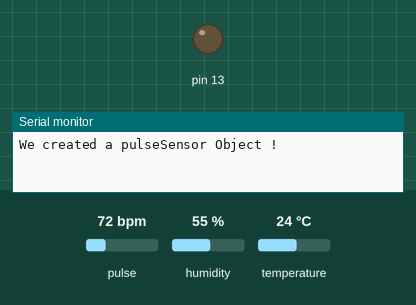
This sketch was run on a simulated Arduino Uno, built with avr-gcc and run on an emulated ATmega328P. Parts: output pins drawn as LEDs (lit = HIGH), the last lines printed to the serial monitor. The inputs (shaded band) are chosen by the test bench; at power-on: pulse 72 bpm, humidity 55 %, temperature 24 °C.

Above: at 0.3 s.
At 0.9 s:
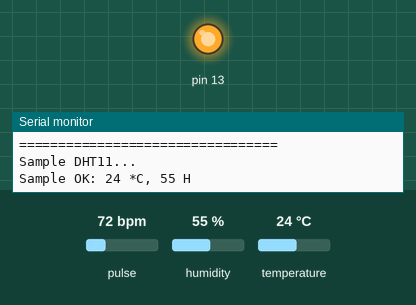
Timing chart, 0 to 2.4 s (numbered marks = the images above):
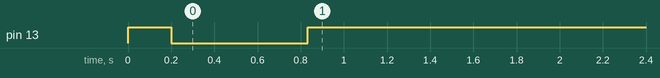

Measured:
- by itself, pin 13: LOW → HIGH at 0.00 s, → LOW 0.20 s later, → HIGH 0.63 s later

The sketch:

Code.ino
```cpp
#define USE_ARDUINO_INTERRUPTS true
#include <PulseSensorPlayground.h>
#include <SimpleDHT.h>
int a[20], i = 0;
int j, sum = 0;
const int PulseWire = 0;
const int LED13 = 13;
int Threshold = 250;
int pinDHT11 = 2;
SimpleDHT11 dht11(pinDHT11);
PulseSensorPlayground pulseSensor;
void setup() {

  Serial.begin(9600);
  pulseSensor.analogInput(PulseWire);
  pulseSensor.blinkOnPulse(LED13);
  pulseSensor.setThreshold(Threshold);
  if (pulseSensor.begin()) {
    Serial.println("We created a pulseSensor Object !");
  }
}

void loop() {

  int myBPM = pulseSensor.getBeatsPerMinute();

  if (pulseSensor.sawStartOfBeat()) {
    Serial.print("BPM: ");
    Serial.println(myBPM);
    a[i % 20] = myBPM;
    for (j = 0; j < 20; j++)
    {
      sum += a[j];
    }
    if (sum >= 110)
      Serial.println("Alert");
    digitalWrite(13, HIGH);
    i++;
     // start working...
  Serial.println("=================================");
  Serial.println("Sample DHT11...");

  // read without samples.
  byte temperature = 0;
  byte humidity = 0;
  int err = SimpleDHTErrSuccess;
  if ((err = dht11.read(&temperature, &humidity, NULL)) != SimpleDHTErrSuccess) {
    Serial.print("Read DHT11 failed, err="); Serial.println(err);delay(1000);
    return;
  }

  Serial.print("Sample OK: ");
  Serial.print((int)temperature); Serial.print(" *C, ");
  Serial.print((int)humidity); Serial.println(" H");

  // DHT11 sampling rate is 1HZ.
  delay(1500);
  }
  //delay(10);
}
```
